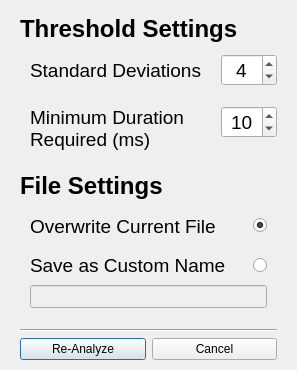
<?xml version="1.0" encoding="UTF-8"?>
<ui version="4.0">
 <class>AnalysisSettingsWindow</class>
 <widget class="QDialog" name="AnalysisSettingsWindow">
  <property name="geometry">
   <rect>
    <x>0</x>
    <y>0</y>
    <width>297</width>
    <height>370</height>
   </rect>
  </property>
  <property name="sizePolicy">
   <sizepolicy hsizetype="Fixed" vsizetype="Fixed">
    <horstretch>0</horstretch>
    <verstretch>0</verstretch>
   </sizepolicy>
  </property>
  <property name="minimumSize">
   <size>
    <width>297</width>
    <height>370</height>
   </size>
  </property>
  <property name="maximumSize">
   <size>
    <width>297</width>
    <height>370</height>
   </size>
  </property>
  <property name="windowTitle">
   <string>Analysis Settings</string>
  </property>
  <property name="modal">
   <bool>false</bool>
  </property>
  <layout class="QVBoxLayout" name="verticalLayout" stretch="1,3,1,3,1,1">
   <property name="leftMargin">
    <number>20</number>
   </property>
   <property name="topMargin">
    <number>15</number>
   </property>
   <property name="rightMargin">
    <number>20</number>
   </property>
   <property name="bottomMargin">
    <number>10</number>
   </property>
   <item>
    <widget class="QLabel" name="label_ThresholdSettings">
     <property name="sizePolicy">
      <sizepolicy hsizetype="Fixed" vsizetype="Fixed">
       <horstretch>0</horstretch>
       <verstretch>0</verstretch>
      </sizepolicy>
     </property>
     <property name="font">
      <font>
       <pointsize>18</pointsize>
       <weight>75</weight>
       <bold>true</bold>
      </font>
     </property>
     <property name="whatsThis">
      <string/>
     </property>
     <property name="frameShape">
      <enum>QFrame::NoFrame</enum>
     </property>
     <property name="text">
      <string>Threshold Settings</string>
     </property>
    </widget>
   </item>
   <item>
    <layout class="QFormLayout" name="formLayout_Threshold">
     <property name="labelAlignment">
      <set>Qt::AlignLeading|Qt::AlignLeft|Qt::AlignVCenter</set>
     </property>
     <property name="formAlignment">
      <set>Qt::AlignLeading|Qt::AlignLeft|Qt::AlignVCenter</set>
     </property>
     <property name="horizontalSpacing">
      <number>20</number>
     </property>
     <property name="verticalSpacing">
      <number>15</number>
     </property>
     <property name="leftMargin">
      <number>10</number>
     </property>
     <property name="bottomMargin">
      <number>10</number>
     </property>
     <item row="0" column="0">
      <widget class="QLabel" name="label_StdDev">
       <property name="sizePolicy">
        <sizepolicy hsizetype="Preferred" vsizetype="MinimumExpanding">
         <horstretch>0</horstretch>
         <verstretch>0</verstretch>
        </sizepolicy>
       </property>
       <property name="font">
        <font>
         <pointsize>14</pointsize>
        </font>
       </property>
       <property name="mouseTracking">
        <bool>false</bool>
       </property>
       <property name="toolTip">
        <string/>
       </property>
       <property name="whatsThis">
        <string>&lt;html&gt;&lt;head/&gt;&lt;body&gt;&lt;p&gt;&lt;span style=&quot; font-size:12pt;&quot;&gt;The number of standard deviations away from the average that the sample must be in order to be above the eyeblink threshold&lt;/span&gt;&lt;/p&gt;&lt;/body&gt;&lt;/html&gt;</string>
       </property>
       <property name="text">
        <string>Standard Deviations</string>
       </property>
       <property name="wordWrap">
        <bool>false</bool>
       </property>
      </widget>
     </item>
     <item row="1" column="0">
      <widget class="QLabel" name="label_MinDuration">
       <property name="sizePolicy">
        <sizepolicy hsizetype="Preferred" vsizetype="MinimumExpanding">
         <horstretch>0</horstretch>
         <verstretch>0</verstretch>
        </sizepolicy>
       </property>
       <property name="font">
        <font>
         <pointsize>14</pointsize>
        </font>
       </property>
       <property name="toolTip">
        <string/>
       </property>
       <property name="statusTip">
        <string/>
       </property>
       <property name="whatsThis">
        <string>&lt;html&gt;&lt;head/&gt;&lt;body&gt;&lt;p&gt;&lt;span style=&quot; font-size:12pt;&quot;&gt;The minimum amount of time that the signal must be above the threshold in order to register as an eyeblink onset.&lt;/span&gt;&lt;/p&gt;&lt;p&gt;&lt;span style=&quot; font-size:12pt;&quot;&gt;Higher values make the analysis less susceptible to noise&lt;/span&gt;&lt;/p&gt;&lt;/body&gt;&lt;/html&gt;</string>
       </property>
       <property name="text">
        <string>Minimum Duration Required (ms)</string>
       </property>
       <property name="wordWrap">
        <bool>true</bool>
       </property>
      </widget>
     </item>
     <item row="1" column="1">
      <widget class="QSpinBox" name="spinBox_MinDuration">
       <property name="font">
        <font>
         <pointsize>14</pointsize>
        </font>
       </property>
       <property name="toolTip">
        <string/>
       </property>
       <property name="whatsThis">
        <string>&lt;html&gt;&lt;head/&gt;&lt;body&gt;&lt;p&gt;&lt;span style=&quot; font-size:12pt;&quot;&gt;The minimum amount of time that the signal must be above the threshold in order to register as an eyeblink onset.&lt;/span&gt;&lt;/p&gt;&lt;p&gt;&lt;span style=&quot; font-size:12pt;&quot;&gt;Higher values make the analysis less susceptible to noise&lt;/span&gt;&lt;/p&gt;&lt;/body&gt;&lt;/html&gt;</string>
       </property>
       <property name="alignment">
        <set>Qt::AlignCenter</set>
       </property>
       <property name="minimum">
        <number>1</number>
       </property>
       <property name="maximum">
        <number>1000</number>
       </property>
       <property name="singleStep">
        <number>1</number>
       </property>
       <property name="value">
        <number>10</number>
       </property>
      </widget>
     </item>
     <item row="0" column="1">
      <widget class="QSpinBox" name="spinBox_StdDev">
       <property name="font">
        <font>
         <pointsize>14</pointsize>
        </font>
       </property>
       <property name="mouseTracking">
        <bool>true</bool>
       </property>
       <property name="toolTip">
        <string/>
       </property>
       <property name="whatsThis">
        <string>&lt;html&gt;&lt;head/&gt;&lt;body&gt;&lt;p&gt;&lt;span style=&quot; font-size:12pt;&quot;&gt;The number of standard deviations away from the average that the sample must be in order to be above the eyeblink threshold&lt;/span&gt;&lt;/p&gt;&lt;/body&gt;&lt;/html&gt;</string>
       </property>
       <property name="alignment">
        <set>Qt::AlignCenter</set>
       </property>
       <property name="minimum">
        <number>1</number>
       </property>
       <property name="maximum">
        <number>20</number>
       </property>
       <property name="value">
        <number>4</number>
       </property>
      </widget>
     </item>
    </layout>
   </item>
   <item>
    <widget class="QLabel" name="label_FileSettings">
     <property name="sizePolicy">
      <sizepolicy hsizetype="Fixed" vsizetype="Fixed">
       <horstretch>0</horstretch>
       <verstretch>0</verstretch>
      </sizepolicy>
     </property>
     <property name="font">
      <font>
       <pointsize>18</pointsize>
       <weight>75</weight>
       <bold>true</bold>
      </font>
     </property>
     <property name="text">
      <string>File Settings</string>
     </property>
    </widget>
   </item>
   <item>
    <layout class="QGridLayout" name="gridLayout_File" rowstretch="3,3,1" columnstretch="5,0">
     <property name="sizeConstraint">
      <enum>QLayout::SetDefaultConstraint</enum>
     </property>
     <property name="leftMargin">
      <number>10</number>
     </property>
     <property name="topMargin">
      <number>0</number>
     </property>
     <property name="rightMargin">
      <number>10</number>
     </property>
     <property name="bottomMargin">
      <number>15</number>
     </property>
     <property name="horizontalSpacing">
      <number>5</number>
     </property>
     <property name="verticalSpacing">
      <number>0</number>
     </property>
     <item row="0" column="0">
      <widget class="QLabel" name="label_Overwrite">
       <property name="sizePolicy">
        <sizepolicy hsizetype="Preferred" vsizetype="MinimumExpanding">
         <horstretch>0</horstretch>
         <verstretch>0</verstretch>
        </sizepolicy>
       </property>
       <property name="font">
        <font>
         <pointsize>14</pointsize>
        </font>
       </property>
       <property name="whatsThis">
        <string>&lt;html&gt;&lt;head/&gt;&lt;body&gt;&lt;p&gt;&lt;span style=&quot; font-size:12pt;&quot;&gt;Replaces the current onset and offsest values of the file with the new ones. &lt;/span&gt;&lt;/p&gt;&lt;/body&gt;&lt;/html&gt;</string>
       </property>
       <property name="text">
        <string>Overwrite Current File</string>
       </property>
       <property name="wordWrap">
        <bool>true</bool>
       </property>
      </widget>
     </item>
     <item row="0" column="1">
      <widget class="QRadioButton" name="radioButton_Overwrite">
       <property name="minimumSize">
        <size>
         <width>0</width>
         <height>21</height>
        </size>
       </property>
       <property name="font">
        <font>
         <pointsize>8</pointsize>
        </font>
       </property>
       <property name="whatsThis">
        <string>&lt;html&gt;&lt;head/&gt;&lt;body&gt;&lt;p&gt;&lt;span style=&quot; font-size:12pt;&quot;&gt;Replaces the current onset and offsest values of the file with the new ones. &lt;/span&gt;&lt;/p&gt;&lt;/body&gt;&lt;/html&gt;</string>
       </property>
       <property name="text">
        <string/>
       </property>
       <property name="checkable">
        <bool>true</bool>
       </property>
       <property name="checked">
        <bool>true</bool>
       </property>
      </widget>
     </item>
     <item row="1" column="1">
      <widget class="QRadioButton" name="radioButton_GenerateNew">
       <property name="whatsThis">
        <string>&lt;html&gt;&lt;head/&gt;&lt;body&gt;&lt;p&gt;&lt;span style=&quot; font-size:12pt;&quot;&gt;The file generated will be saved under the name specified in the following line editor&lt;/span&gt;&lt;/p&gt;&lt;/body&gt;&lt;/html&gt;</string>
       </property>
       <property name="text">
        <string/>
       </property>
      </widget>
     </item>
     <item row="1" column="0">
      <widget class="QLabel" name="label_GenerateNew">
       <property name="sizePolicy">
        <sizepolicy hsizetype="Preferred" vsizetype="MinimumExpanding">
         <horstretch>0</horstretch>
         <verstretch>0</verstretch>
        </sizepolicy>
       </property>
       <property name="font">
        <font>
         <pointsize>14</pointsize>
        </font>
       </property>
       <property name="whatsThis">
        <string>&lt;html&gt;&lt;head/&gt;&lt;body&gt;&lt;p&gt;&lt;span style=&quot; font-size:12pt;&quot;&gt;The file generated will be saved under the name specified in the following line editor&lt;/span&gt;&lt;/p&gt;&lt;/body&gt;&lt;/html&gt;</string>
       </property>
       <property name="text">
        <string>Save as Custom Name</string>
       </property>
       <property name="wordWrap">
        <bool>true</bool>
       </property>
      </widget>
     </item>
     <item row="2" column="0" colspan="2">
      <widget class="QLineEdit" name="lineEdit_customSaveName">
       <property name="enabled">
        <bool>false</bool>
       </property>
       <property name="font">
        <font>
         <pointsize>10</pointsize>
        </font>
       </property>
       <property name="whatsThis">
        <string>&lt;html&gt;&lt;head/&gt;&lt;body&gt;&lt;p&gt;&lt;span style=&quot; font-size:12pt;&quot;&gt;Holds the custom filename that the generated file will be saved under (if &amp;quot;Save as Custom Name&amp;quot; is enabled). The &amp;quot;.json&amp;quot; does not need to be included.&lt;/span&gt;&lt;/p&gt;&lt;p&gt;&lt;span style=&quot; font-size:12pt;&quot;&gt;Please note that the filename is &lt;/span&gt;&lt;span style=&quot; font-size:12pt; font-weight:600;&quot;&gt;not&lt;/span&gt;&lt;span style=&quot; font-size:12pt;&quot;&gt; the same as the session name.&lt;/span&gt;&lt;/p&gt;&lt;p&gt;&lt;span style=&quot; font-size:12pt;&quot;&gt;May not contain any of the following characters: \ / : * ? &amp;quot; &amp;lt; &amp;gt; |&lt;/span&gt;&lt;/p&gt;&lt;/body&gt;&lt;/html&gt;</string>
       </property>
       <property name="frame">
        <bool>true</bool>
       </property>
       <property name="echoMode">
        <enum>QLineEdit::Normal</enum>
       </property>
       <property name="placeholderText">
        <string/>
       </property>
      </widget>
     </item>
    </layout>
   </item>
   <item>
    <widget class="Line" name="line">
     <property name="orientation">
      <enum>Qt::Horizontal</enum>
     </property>
    </widget>
   </item>
   <item>
    <layout class="QHBoxLayout" name="horizontalLayout_buttons">
     <property name="sizeConstraint">
      <enum>QLayout::SetDefaultConstraint</enum>
     </property>
     <item>
      <widget class="QPushButton" name="pushButton_ReAnalyze">
       <property name="text">
        <string>Re-Analyze</string>
       </property>
      </widget>
     </item>
     <item>
      <widget class="QPushButton" name="pushButton_Cancel">
       <property name="text">
        <string>Cancel</string>
       </property>
      </widget>
     </item>
    </layout>
   </item>
  </layout>
 </widget>
 <resources/>
 <connections>
  <connection>
   <sender>pushButton_Cancel</sender>
   <signal>released()</signal>
   <receiver>AnalysisSettingsWindow</receiver>
   <slot>reject()</slot>
   <hints>
    <hint type="sourcelabel">
     <x>275</x>
     <y>352</y>
    </hint>
    <hint type="destinationlabel">
     <x>264</x>
     <y>309</y>
    </hint>
   </hints>
  </connection>
 </connections>
</ui>
